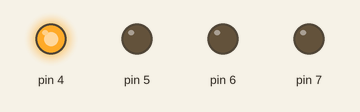
Simulated run of this sketch. Board: Arduino Uno, built with avr-gcc and run on an emulated ATmega328P. Shown: output pins drawn as LEDs (lit = HIGH).

Above: at 0.5 s.
At 1.2 s:
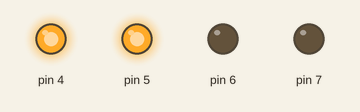
At 1.7 s:
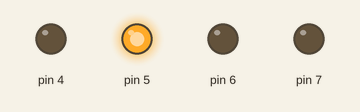
At 2.2 s:
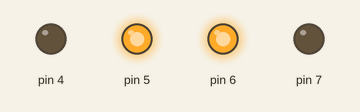
At 3.2 s:
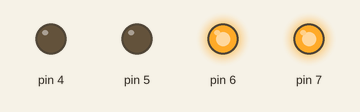
At 4.5 s:
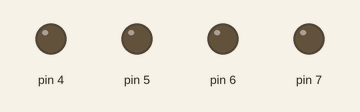
Timing chart, 0 to 6.5 s (numbered marks = the images above):
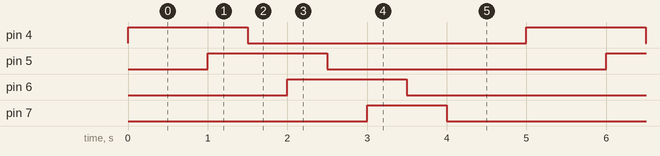

The sketch:

Ejercicio01_ParpadeanTodos_Julio.ino
```cpp
/*
  Blink
  Ejercicio 1 Los cuatro LED se parpadean

*/

void setup()
{
  pinMode(4, OUTPUT);
  pinMode(5, OUTPUT);
  pinMode(6, OUTPUT);
  pinMode(7, OUTPUT);
}


void loop()
{
  digitalWrite(4, HIGH);
  delay(1000);
  digitalWrite(5, HIGH);
  delay(500);
  digitalWrite(4, LOW);
  delay(500);
  digitalWrite(6, HIGH);
  delay(500);
  digitalWrite(5, LOW);
  delay(500);
  digitalWrite(7, HIGH);
  delay(500);
  digitalWrite(6, LOW);
  delay(500);
  digitalWrite(7, LOW);
  delay(1000);

}
```

Measured:
- by itself, pin 4–6: alternates HIGH for 1.5 s and LOW for 3.5 s
- by itself, pin 7: alternates HIGH for 1.0 s and LOW for 4.0 s
- by itself, everything shown: repeats every 5.0 s, in 8 steps
